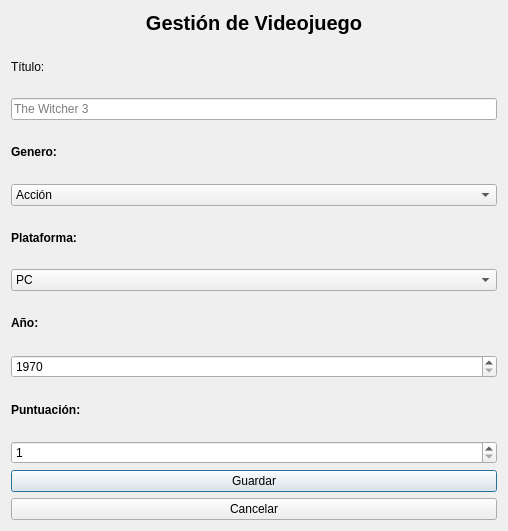
<?xml version="1.0" encoding="UTF-8"?>
<ui version="4.0">
 <class>Dialog</class>
 <widget class="QDialog" name="Dialog">
  <property name="geometry">
   <rect>
    <x>0</x>
    <y>0</y>
    <width>508</width>
    <height>531</height>
   </rect>
  </property>
  <property name="windowTitle">
   <string>Dialog</string>
  </property>
  <layout class="QVBoxLayout" name="verticalLayout">
   <item>
    <widget class="QLabel" name="lblTituloForm">
     <property name="sizePolicy">
      <sizepolicy hsizetype="Preferred" vsizetype="Fixed">
       <horstretch>0</horstretch>
       <verstretch>0</verstretch>
      </sizepolicy>
     </property>
     <property name="font">
      <font>
       <pointsize>15</pointsize>
       <bold>true</bold>
      </font>
     </property>
     <property name="text">
      <string>Gestión de Videojuego</string>
     </property>
     <property name="alignment">
      <set>Qt::AlignmentFlag::AlignCenter</set>
     </property>
    </widget>
   </item>
   <item>
    <widget class="QLabel" name="label_titulo">
     <property name="text">
      <string>Título:</string>
     </property>
    </widget>
   </item>
   <item>
    <widget class="QLineEdit" name="txtTitulo">
     <property name="placeholderText">
      <string>The Witcher 3</string>
     </property>
    </widget>
   </item>
   <item>
    <widget class="QLabel" name="label_genero">
     <property name="font">
      <font>
       <bold>true</bold>
      </font>
     </property>
     <property name="text">
      <string>Genero:</string>
     </property>
    </widget>
   </item>
   <item>
    <widget class="QComboBox" name="txtGenero">
     <item>
      <property name="text">
       <string>Acción</string>
      </property>
     </item>
     <item>
      <property name="text">
       <string>RPG</string>
      </property>
     </item>
     <item>
      <property name="text">
       <string>Aventura</string>
      </property>
     </item>
     <item>
      <property name="text">
       <string>Estrategia</string>
      </property>
     </item>
     <item>
      <property name="text">
       <string>Deportes</string>
      </property>
     </item>
    </widget>
   </item>
   <item>
    <widget class="QLabel" name="label_plataforma">
     <property name="font">
      <font>
       <bold>true</bold>
      </font>
     </property>
     <property name="text">
      <string>Plataforma:</string>
     </property>
    </widget>
   </item>
   <item>
    <widget class="QComboBox" name="txtPlataforma">
     <item>
      <property name="text">
       <string>PC</string>
      </property>
     </item>
     <item>
      <property name="text">
       <string>PlayStation 5</string>
      </property>
     </item>
     <item>
      <property name="text">
       <string>Nintendo Switch</string>
      </property>
     </item>
     <item>
      <property name="text">
       <string>Xbox Series X</string>
      </property>
     </item>
    </widget>
   </item>
   <item>
    <widget class="QLabel" name="label_anio">
     <property name="font">
      <font>
       <bold>true</bold>
      </font>
     </property>
     <property name="text">
      <string>Año:</string>
     </property>
    </widget>
   </item>
   <item>
    <widget class="QSpinBox" name="spinAnio">
     <property name="minimum">
      <number>1970</number>
     </property>
     <property name="maximum">
      <number>2030</number>
     </property>
    </widget>
   </item>
   <item>
    <widget class="QLabel" name="label_puntuacion">
     <property name="font">
      <font>
       <bold>true</bold>
      </font>
     </property>
     <property name="text">
      <string>Puntuación:</string>
     </property>
    </widget>
   </item>
   <item>
    <widget class="QSpinBox" name="spinPuntuacion">
     <property name="minimum">
      <number>1</number>
     </property>
     <property name="maximum">
      <number>5</number>
     </property>
    </widget>
   </item>
   <item>
    <widget class="QPushButton" name="btnGuardar">
     <property name="text">
      <string>Guardar</string>
     </property>
    </widget>
   </item>
   <item>
    <widget class="QPushButton" name="btnCancelar">
     <property name="text">
      <string>Cancelar</string>
     </property>
    </widget>
   </item>
  </layout>
 </widget>
 <tabstops>
  <tabstop>txtTitulo</tabstop>
  <tabstop>txtGenero</tabstop>
  <tabstop>txtPlataforma</tabstop>
  <tabstop>spinAnio</tabstop>
  <tabstop>spinPuntuacion</tabstop>
  <tabstop>btnGuardar</tabstop>
  <tabstop>btnCancelar</tabstop>
 </tabstops>
 <resources/>
 <connections/>
</ui>
